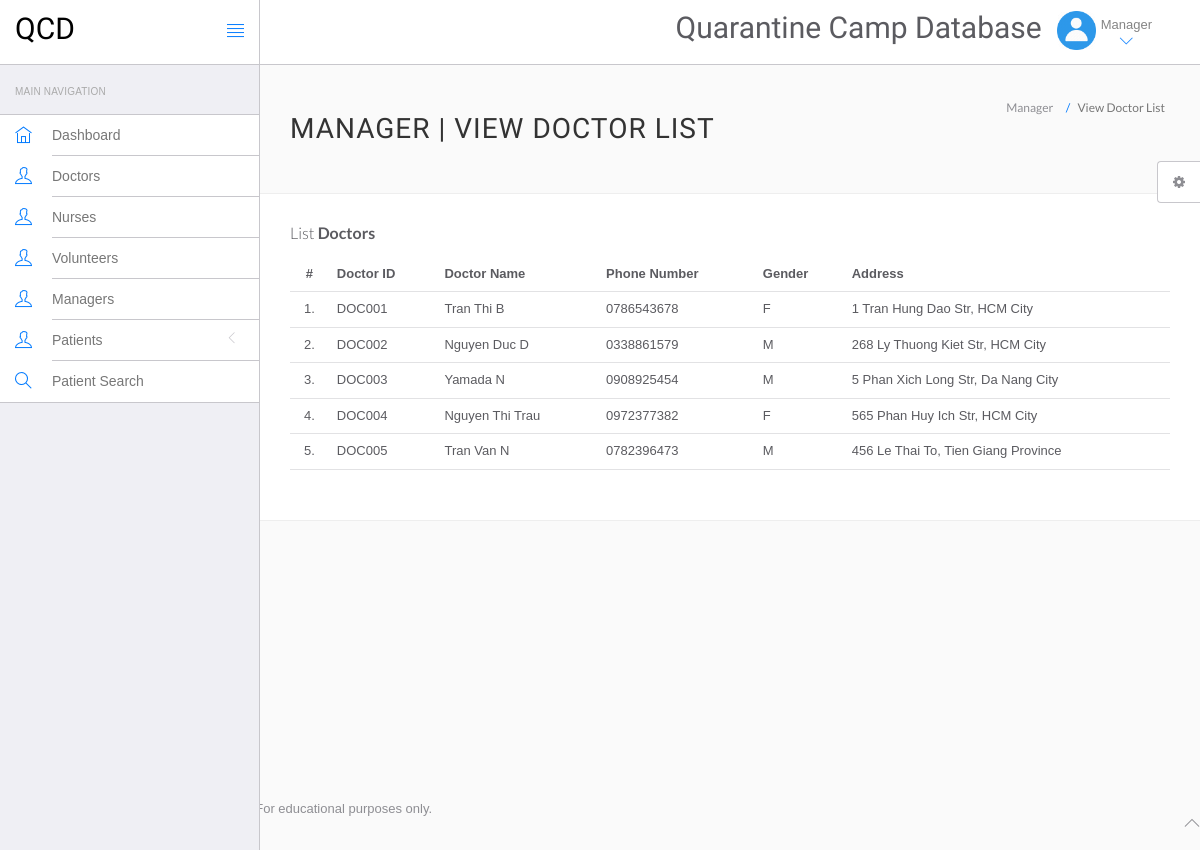
Page /camp/doctor-list.php (signed in) on the committed database.
### tables this page shows
CREATE TABLE DOCTOR ( 
    Doctor_ID           CHAR(6)         PRIMARY KEY, 
    CONSTRAINT          fk_doctor_person_id FOREIGN KEY (Doctor_ID) 
                                REFERENCES PERSON(Person_ID) 
                                ON DELETE CASCADE
);

CREATE TABLE PERSON ( 
    Person_ID           CHAR(6)         PRIMARY KEY, 
    Person_address      VARCHAR(50), 
    Person_name         VARCHAR(30)     NOT NULL, 
    Gender              CHAR(1), 
    Phone_no            CHAR(10),
    CONSTRAINT          check_person_gender CHECK (Gender = 'M' or Gender = 'F' or Gender IS NULL)
);

### camp/doctor-list.php (the view, shortened to what this page needs)
<?php
include('include/config.php');
?>
<!DOCTYPE html>
<html lang="en">
	<head>
		<link rel="stylesheet" href="vendor/bootstrap/css/bootstrap.min.css">
		<link rel="stylesheet" href="vendor/fontawesome/css/font-awesome.min.css">
		<link rel="stylesheet" href="vendor/themify-icons/themify-icons.min.css">
		<link href="vendor/animate.css/animate.min.css" rel="stylesheet" media="screen">
		<link href="vendor/perfect-scrollbar/perfect-scrollbar.min.css" rel="stylesheet" media="screen">
		<link href="vendor/switchery/switchery.min.css" rel="stylesheet" media="screen">
		<link href="vendor/bootstrap-touchspin/jquery.bootstrap-touchspin.min.css" rel="stylesheet" media="screen">
		<link href="vendor/select2/select2.min.css" rel="stylesheet" media="screen">
		<link href="vendor/bootstrap-datepicker/bootstrap-datepicker3.standalone.min.css" rel="stylesheet" media="screen">
		<link href="vendor/bootstrap-timepicker/bootstrap-timepicker.min.css" rel="stylesheet" media="screen">
		<link rel="stylesheet" href="assets/css/styles.css">
		<link rel="stylesheet" href="assets/css/plugins.css">
		<link rel="stylesheet" href="assets/css/themes/theme-1.css" id="skin_color" />
	</head>
	<body>
		<div id="app">
<?php include('include/sidebar.php');?>
<div class="app-content">
<?php include('include/header.php');?>
<div class="main-content" >
<div class="wrap-content container" id="container">
<section id="page-title">
<div class="row">
<div class="col-sm-8">
<h1 class="mainTitle">Manager | View Doctor List</h1>
</div>
<ol class="breadcrumb">
<li>
<span>Manager</span>
</li>
<li class="active">
<span>View Doctor List</span>
</li>
</ol>
</div>
</section>
<div class="container-fluid container-fullw bg-white">
<div class="row">
<div class="col-md-12">
<h5 class="over-title margin-bottom-15">List <span class="text-bold">Doctors</span></h5>
<table class="table table-hover" id="sample-table-1">
<thead>
<tr>
<th class="center">#</th>
<th>Doctor ID</th>
<th>Doctor Name</th>
<th>Phone Number</th>
<th>Gender</th>
<th>Address</th>
</tr>
</thead>
<tbody>
<?php
$sql=mysqli_query($con,"select * from doctor join person on (doctor.Doctor_ID = person.Person_ID)");
$cnt=1;
while($row=mysqli_fetch_array($sql))
{
?>
<tr>
<td class="center"><?php echo $cnt;?>.</td>
<td class="hidden-xs"><?php echo $row['Person_ID'];?></td>
<td><?php echo $row['Person_name'];?></td>
<td><?php echo $row['Phone_no'];?></td>
<td><?php echo $row['Gender'];?></td>
<td><?php echo $row['Person_address'];?>
</tr>
<?php
$cnt=$cnt+1;
 }?></tbody>
</table>
</div>
</div>
</div>
</div>
</div>
</div>
</div>
	<?php include('include/footer.php');?>
	<?php include('include/setting.php');?>
	</body>
</html>

### camp/assets/css/themes/theme-1.css (style rules this page uses)
body { background: #FAFAFA; }

### rows in the picture
doctor: Doctor_ID.Person_ID "DOC001", Doctor_ID.Person_name "Tran Thi B", Doctor_ID.Phone_no "0786543678", Doctor_ID.Gender "F", Doctor_ID.Person_address "1 Tran Hung Dao Str, HCM City"
doctor: Doctor_ID.Person_ID "DOC002", Doctor_ID.Person_name "Nguyen Duc D", Doctor_ID.Phone_no "0338861579", Doctor_ID.Gender "M", Doctor_ID.Person_address "268 Ly Thuong Kiet Str, HCM City"
doctor: Doctor_ID.Person_ID "DOC003", Doctor_ID.Person_name "Yamada N", Doctor_ID.Phone_no "0908925454", Doctor_ID.Gender "M", Doctor_ID.Person_address "5 Phan Xich Long Str, Da Nang City"
doctor: Doctor_ID.Person_ID "DOC004", Doctor_ID.Person_name "Nguyen Thi Trau", Doctor_ID.Phone_no "0972377382", Doctor_ID.Gender "F", Doctor_ID.Person_address "565 Phan Huy Ich Str, HCM City"
doctor: Doctor_ID.Person_ID "DOC005", Doctor_ID.Person_name "Tran Van N", Doctor_ID.Phone_no "0782396473", Doctor_ID.Gender "M", Doctor_ID.Person_address "456 Le Thai To, Tien Giang Province"
